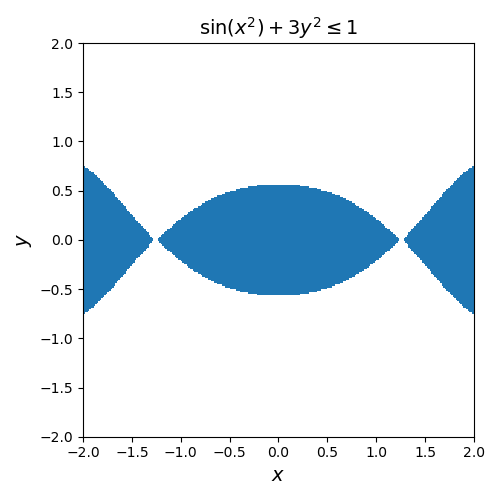

Write Python code to recreate this figure.
import numpy as np
import matplotlib.pyplot as pl
import region_plot as rp

def example0():
    def pred(x, y):
        return np.sin(x*x) + 3*y*y <= 1
    pl.figure(figsize=(5, 5))
    rp.region_plot(pred, (-2, 2), (-2, 2))
    pl.xlabel("$x$", fontsize=14)
    pl.ylabel("$y$", fontsize=14)
    pl.title("$\sin(x^2)+3y^2 \leq 1$", fontsize=14)
    pl.tight_layout()
    pl.savefig("example0.png")

example0()
